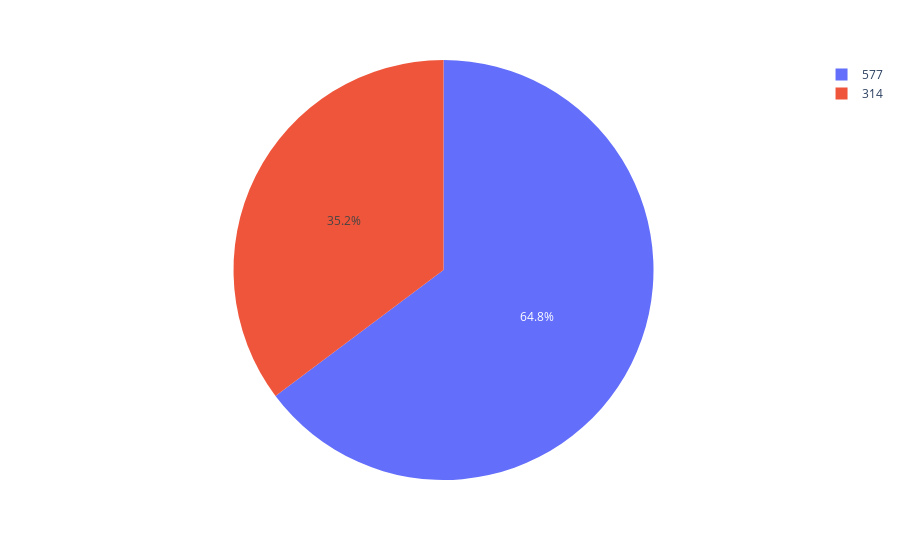

Notebook code for this chart:
### Code cell
fig = px.pie(sex, values='Sex',names='Sex')
fig.show()

### Figure 1 — Plotly figure (JSON) as saved in the notebook; plotly's stock layout.template omitted (floating-point values rounded to 4 significant figures)
{"data": [{"domain": {"x": [0, 1], "y": [0, 1]}, "hovertemplate": "Sex=%{value}<extra></extra>", "labels": [577, 314], "legendgroup": "", "name": "", "showlegend": true, "type": "pie", "values": [577, 314]}], "layout": {"legend": {"tracegroupgap": 0}, "margin": {"t": 60}}}
